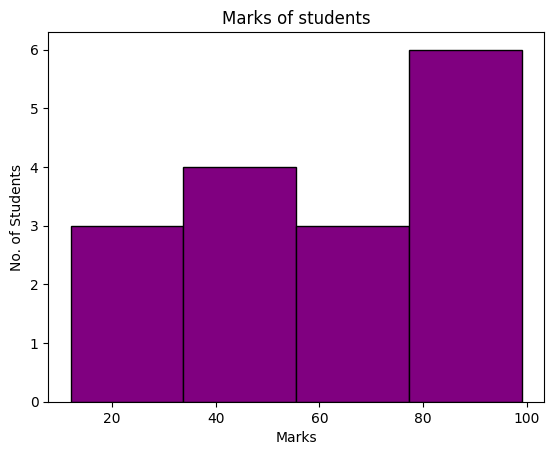

Python code for this plot:
import matplotlib.pyplot as plt

marks=[89,56,34,12,78,36,80,98,32,16,78,56,34,72,99,55]

plt.hist(marks, bins=4,color='purple',edgecolor='black')
plt.xlabel('Marks')
plt.ylabel('No. of Students')
plt.title('Marks of students')
plt.show()
